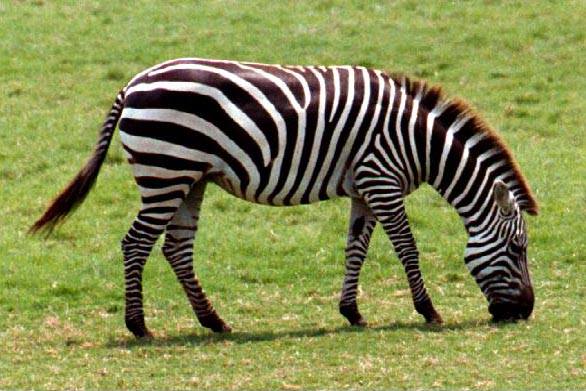
#> input picture zebra.bmp, 586 x 391 px
$ jupyter execute 'SHAPE SET AND ADD TWO IMAGES.ipynb'
#> lines starting #> are read from the running program, lines starting #| are printed output that depends on the picture; pictures that were not available may be replaced by others from this repository, and a replacement may not be noted
[cell 1]
import cv2
import numpy as np
import matplotlib.pyplot as plt

[cell 2]
img1 = cv2.imread('zebra.bmp')
#> img1 is the input picture: shape (391, 586, 3); mean B, G, R 80.5, 138.4, 132.5
img2 = cv2.imread('butterfly_GT.bmp')
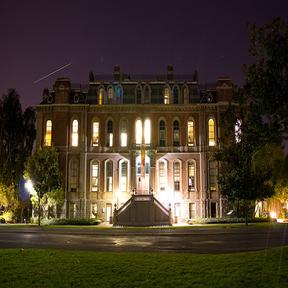
#> input picture 1.jpg, 288 x 288 px, given in place of butterfly_GT.bmp, which was not available
#> img2 is the input picture: shape (288, 288, 3); mean B, G, R 40.2, 55.9, 67.5

[cell 3]
plt.imshow(img1)

[cell 4]
plt.imshow(img2)

[cell 5]
print(img1.shape)
#| (391, 586, 3)

[cell 6]
img1small = cv2.resize(img1,(400,400))
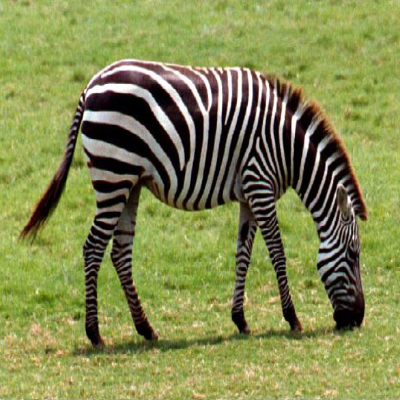
#> img1small: shape (400, 400, 3); mean B, G, R 80.4, 138.2, 132.3

[cell 7]
print(img1small.shape)
#| (400, 400, 3)

[cell 8]
print(img2.shape)
#| (288, 288, 3)

[cell 9]
img2small = cv2.resize(img2,(400,400))
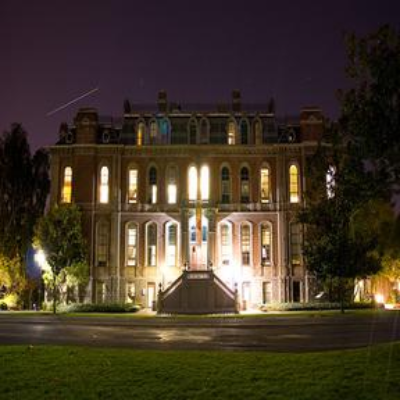
#> img2small: shape (400, 400, 3); mean B, G, R 40.1, 55.8, 67.4

[cell 10]
print(img2small.shape)
#| (400, 400, 3)

[cell 11]
#add = img1small + img2small #OR BELOW COMMAND
Add = cv2.add(img1small,img2small)
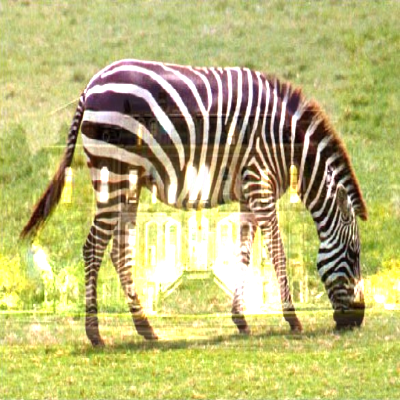
#> Add: shape (400, 400, 3); mean B, G, R 118.7, 185.7, 190
